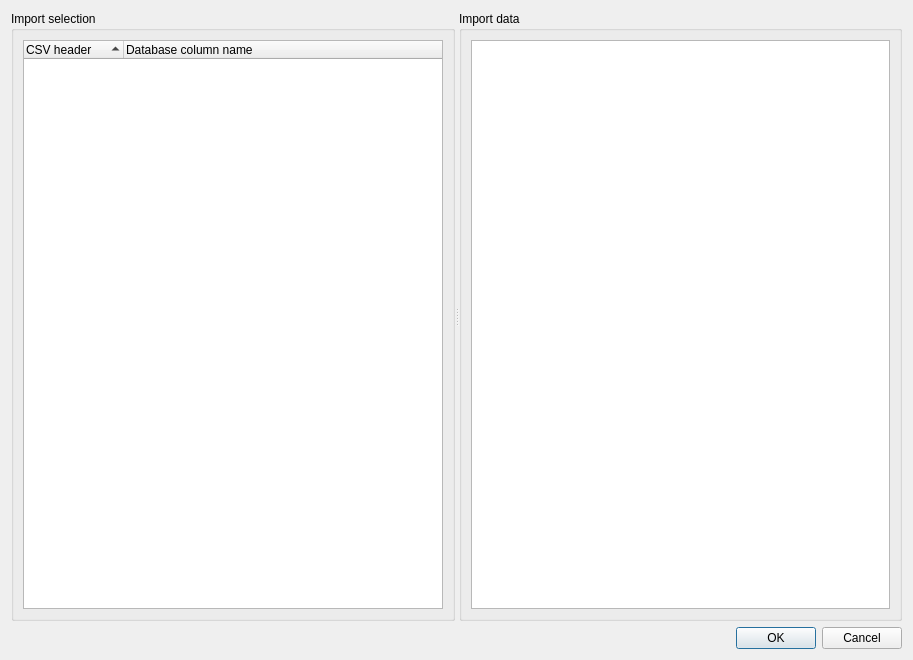
<?xml version="1.0" encoding="UTF-8"?>
<ui version="4.0">
 <class>CSVImporterDialog</class>
 <widget class="QDialog" name="CSVImporterDialog">
  <property name="geometry">
   <rect>
    <x>0</x>
    <y>0</y>
    <width>913</width>
    <height>660</height>
   </rect>
  </property>
  <property name="windowTitle">
   <string>CSV Importer</string>
  </property>
  <layout class="QVBoxLayout" name="verticalLayout_3">
   <item>
    <widget class="QSplitter" name="splitter">
     <property name="orientation">
      <enum>Qt::Horizontal</enum>
     </property>
     <widget class="QGroupBox" name="groupBox">
      <property name="title">
       <string>Import selection</string>
      </property>
      <layout class="QVBoxLayout" name="verticalLayout_2">
       <item>
        <widget class="QTreeWidget" name="m_QTreeWidget_ImportSelection">
         <property name="selectionMode">
          <enum>QAbstractItemView::MultiSelection</enum>
         </property>
         <attribute name="headerShowSortIndicator" stdset="0">
          <bool>true</bool>
         </attribute>
         <column>
          <property name="text">
           <string>CSV header</string>
          </property>
         </column>
         <column>
          <property name="text">
           <string>Database column name</string>
          </property>
         </column>
        </widget>
       </item>
      </layout>
     </widget>
     <widget class="QGroupBox" name="groupBox_2">
      <property name="title">
       <string>Import data</string>
      </property>
      <layout class="QVBoxLayout" name="verticalLayout" stretch="60">
       <item>
        <widget class="QTableWidget" name="m_QTableWidget_ImportData">
         <attribute name="horizontalHeaderVisible">
          <bool>true</bool>
         </attribute>
        </widget>
       </item>
      </layout>
     </widget>
    </widget>
   </item>
   <item>
    <widget class="QDialogButtonBox" name="buttonBox">
     <property name="orientation">
      <enum>Qt::Horizontal</enum>
     </property>
     <property name="standardButtons">
      <set>QDialogButtonBox::Cancel|QDialogButtonBox::Ok</set>
     </property>
    </widget>
   </item>
  </layout>
 </widget>
 <resources/>
 <connections>
  <connection>
   <sender>buttonBox</sender>
   <signal>accepted()</signal>
   <receiver>CSVImporterDialog</receiver>
   <slot>accept()</slot>
   <hints>
    <hint type="sourcelabel">
     <x>248</x>
     <y>254</y>
    </hint>
    <hint type="destinationlabel">
     <x>157</x>
     <y>274</y>
    </hint>
   </hints>
  </connection>
  <connection>
   <sender>buttonBox</sender>
   <signal>rejected()</signal>
   <receiver>CSVImporterDialog</receiver>
   <slot>reject()</slot>
   <hints>
    <hint type="sourcelabel">
     <x>316</x>
     <y>260</y>
    </hint>
    <hint type="destinationlabel">
     <x>286</x>
     <y>274</y>
    </hint>
   </hints>
  </connection>
 </connections>
</ui>
